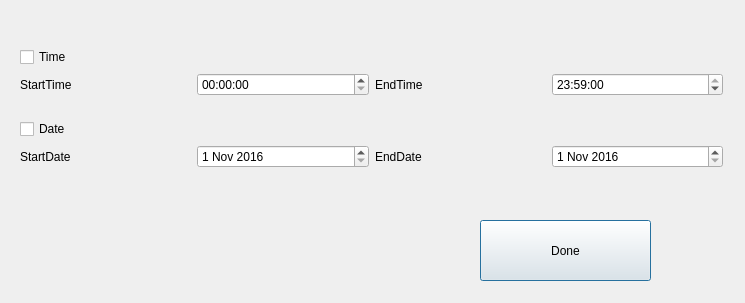
<?xml version="1.0" encoding="UTF-8"?>
<ui version="4.0">
 <class>Dialog</class>
 <widget class="QDialog" name="Dialog">
  <property name="geometry">
   <rect>
    <x>0</x>
    <y>0</y>
    <width>745</width>
    <height>303</height>
   </rect>
  </property>
  <property name="windowTitle">
   <string>Dialog</string>
  </property>
  <widget class="QWidget" name="verticalLayoutWidget_2">
   <property name="geometry">
    <rect>
     <x>20</x>
     <y>30</y>
     <width>703</width>
     <height>156</height>
    </rect>
   </property>
   <layout class="QVBoxLayout" name="verticalLayout_6">
    <item>
     <layout class="QHBoxLayout" name="horizontalLayout_7">
      <item>
       <layout class="QVBoxLayout" name="verticalLayout_5">
        <item>
         <widget class="QCheckBox" name="time">
          <property name="text">
           <string>Time</string>
          </property>
         </widget>
        </item>
        <item>
         <layout class="QHBoxLayout" name="horizontalLayout_8">
          <item>
           <widget class="QLabel" name="label_3">
            <property name="text">
             <string>StartTime</string>
            </property>
           </widget>
          </item>
          <item>
           <widget class="QTimeEdit" name="startTime"/>
          </item>
          <item>
           <widget class="QLabel" name="label_4">
            <property name="text">
             <string>EndTime</string>
            </property>
           </widget>
          </item>
          <item>
           <widget class="QTimeEdit" name="endTime">
            <property name="time">
             <time>
              <hour>23</hour>
              <minute>59</minute>
              <second>0</second>
             </time>
            </property>
           </widget>
          </item>
         </layout>
        </item>
       </layout>
      </item>
     </layout>
    </item>
    <item>
     <layout class="QHBoxLayout" name="horizontalLayout_5">
      <item>
       <layout class="QVBoxLayout" name="verticalLayout_4">
        <item>
         <widget class="QCheckBox" name="date">
          <property name="text">
           <string>Date</string>
          </property>
         </widget>
        </item>
        <item>
         <layout class="QHBoxLayout" name="horizontalLayout_6">
          <item>
           <widget class="QLabel" name="label">
            <property name="text">
             <string>StartDate</string>
            </property>
           </widget>
          </item>
          <item>
           <widget class="QDateEdit" name="startDate">
            <property name="date">
             <date>
              <year>2016</year>
              <month>11</month>
              <day>1</day>
             </date>
            </property>
           </widget>
          </item>
          <item>
           <widget class="QLabel" name="label_2">
            <property name="text">
             <string>EndDate</string>
            </property>
           </widget>
          </item>
          <item>
           <widget class="QDateEdit" name="endDate">
            <property name="date">
             <date>
              <year>2016</year>
              <month>11</month>
              <day>1</day>
             </date>
            </property>
           </widget>
          </item>
         </layout>
        </item>
       </layout>
      </item>
     </layout>
    </item>
   </layout>
  </widget>
  <widget class="QPushButton" name="done">
   <property name="geometry">
    <rect>
     <x>480</x>
     <y>220</y>
     <width>171</width>
     <height>61</height>
    </rect>
   </property>
   <property name="text">
    <string>Done</string>
   </property>
  </widget>
 </widget>
 <resources/>
 <connections/>
</ui>
